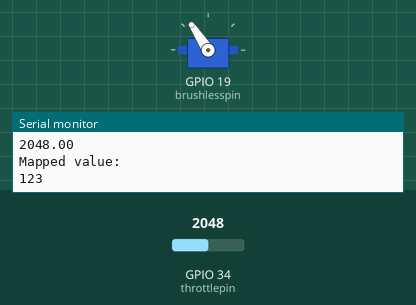
A sketch run on a simulated ESP32. Parts: servo, the last lines printed to the serial monitor. The test bench sets the inputs (shaded band); at power-on: GPIO 34 (throttlepin) = 2048.

Above: at 1.2 s.
1.3 s: GPIO 34 (throttlepin) set to 2866
At 2.2 s:
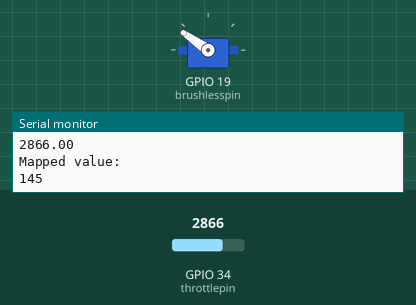
2.9 s: GPIO 34 (throttlepin) set to 3603
At 3.6 s:
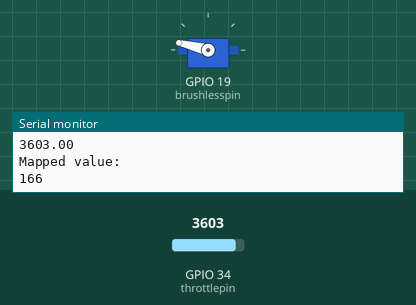
4.5 s: GPIO 34 (throttlepin) set to 1228
At 4.9 s:
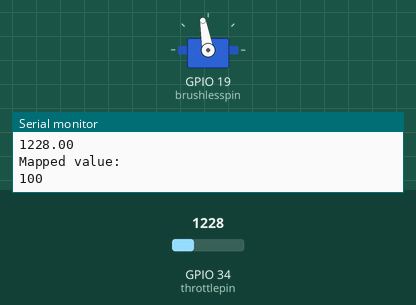
6.1 s: GPIO 34 (throttlepin) set to 491
At 7.4 s:
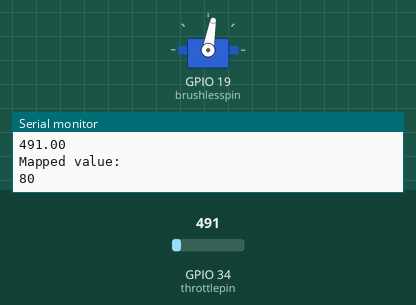
7.7 s: GPIO 34 (throttlepin) set to 0
At 8.8 s:
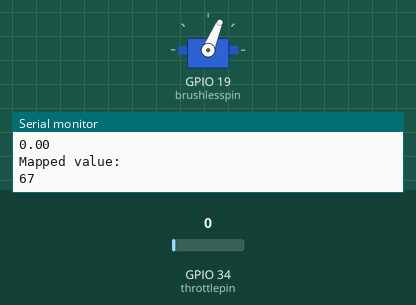
9.3 s: GPIO 34 (throttlepin) set to 2047
At 10.2 s:
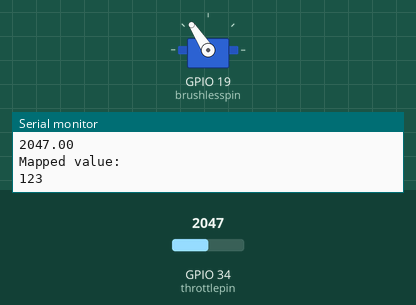
Timing chart, 0 to 11.9 s (numbered marks = the images above; inputs shaded):
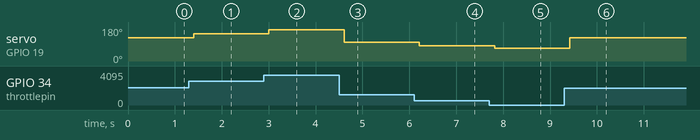

The sketch:

BLDtestESP32.ino
```cpp
#include <ESP32Servo.h>

Servo mybrushless;  // create servo object to control a brushless

// Possible PWM GPIO pins on the ESP32: 0(used by on-board button),2,4,5(used by on-board LED),12-19,21-23,25-27,32-33
int brushlesspin = 19;      // GPIO pin used to connect the brushless control (digital out)
// Possible ADC pins on the ESP32: 0,2,4,12-15,32-39; 34-39 are recommended for analog input
int throttlepin = 34;        // GPIO pin used to connect the potentiometer (analog in)
int ADC_Max = 4096;     // This is the default ADC max value on the ESP32 (12 bit ADC width);
                        // this width can be set (in low-level oode) from 9-12 bits, for a
                        // a range of max values of 512-4096

int idle_value_mapped = 90;   // starting angle of the brushless
int idle_value = 855;          // starting angle of the brushless
int brushless_power_val;    // variable to read the value from the analog pin
float throttlevalue;        // variable to store the value read from the throttle

void setup()
{
    Serial.begin(115200);
	// Allow allocation of all timers
	ESP32PWM::allocateTimer(0);
	ESP32PWM::allocateTimer(1);
	ESP32PWM::allocateTimer(2);
	ESP32PWM::allocateTimer(3);
  mybrushless.setPeriodHertz(50);// Standard 50hz brushless
  mybrushless.attach(brushlesspin, 500, 2400);   // attaches the brushless on pin 18 to the servo object
                                         // using SG90 brushless min/max of 500us and 2400us
                                         // for MG995 large brushless, use 1000us and 2000us,
                                         // which are the defaults, so this line could be
                                         // "mybrushless.attach(brushlessPin);"
}

void loop() {
  throttlevalue = analogRead(throttlepin);            // read the value of the potentiometer (value between 0 and 1023)
  brushless_power_val = map(throttlevalue, idle_value, ADC_Max, idle_value_mapped, 180);     // scale it to use it with the brushless (value between 0 and 180)
  mybrushless.write(brushless_power_val);  // set the brushless position according to the scaled value
  Serial.println("Potentiometer value: ");
  Serial.println(throttlevalue);   // print the value to the serial monitor
  Serial.println("Mapped value: ");
  Serial.println(brushless_power_val);
  delay(200);                          // wait for the brushless to get there
}
```

Measured:
- after the input at 1.3 s, servo on GPIO 19 (brushlesspin): 123° → 145° after 0.10 s
- after the input at 2.9 s, servo on GPIO 19 (brushlesspin): 145° → 166° after 0.11 s
- after the input at 4.5 s, servo on GPIO 19 (brushlesspin): 166° → 100° after 0.11 s
- after the input at 6.1 s, servo on GPIO 19 (brushlesspin): 100° → 80° after 0.11 s
- after the input at 7.7 s, servo on GPIO 19 (brushlesspin): 80° → 67° after 0.12 s
- after the input at 9.3 s, servo on GPIO 19 (brushlesspin): 67° → 123° after 0.12 s
